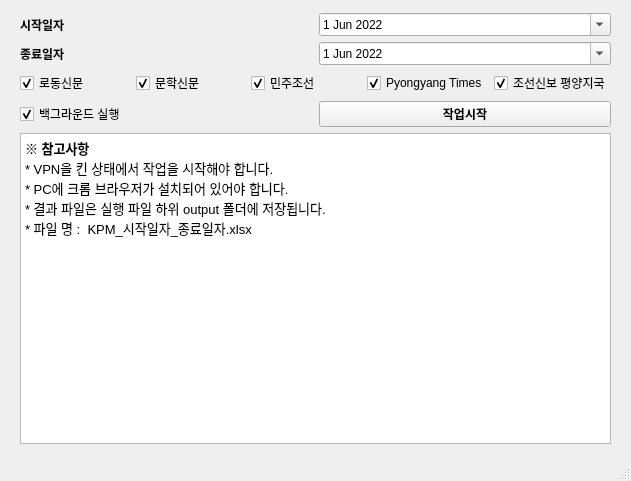
<?xml version="1.0" encoding="UTF-8"?>
<ui version="4.0">
 <class>mainWindow</class>
 <widget class="QMainWindow" name="mainWindow">
  <property name="geometry">
   <rect>
    <x>0</x>
    <y>0</y>
    <width>631</width>
    <height>481</height>
   </rect>
  </property>
  <property name="windowTitle">
   <string>KPM_crawler</string>
  </property>
  <widget class="QWidget" name="centralwidget">
   <widget class="QWidget" name="">
    <property name="geometry">
     <rect>
      <x>20</x>
      <y>13</y>
      <width>591</width>
      <height>431</height>
     </rect>
    </property>
    <layout class="QVBoxLayout" name="verticalLayout">
     <item>
      <layout class="QHBoxLayout" name="horizontalLayout">
       <item>
        <widget class="QLabel" name="label">
         <property name="font">
          <font>
           <weight>75</weight>
           <bold>true</bold>
          </font>
         </property>
         <property name="text">
          <string>시작일자</string>
         </property>
        </widget>
       </item>
       <item>
        <widget class="QDateEdit" name="input_start_ymd">
         <property name="dateTime">
          <datetime>
           <hour>0</hour>
           <minute>0</minute>
           <second>0</second>
           <year>2022</year>
           <month>6</month>
           <day>1</day>
          </datetime>
         </property>
         <property name="calendarPopup">
          <bool>true</bool>
         </property>
        </widget>
       </item>
      </layout>
     </item>
     <item>
      <layout class="QHBoxLayout" name="horizontalLayout_2">
       <item>
        <widget class="QLabel" name="label_2">
         <property name="font">
          <font>
           <weight>75</weight>
           <bold>true</bold>
          </font>
         </property>
         <property name="text">
          <string>종료일자</string>
         </property>
        </widget>
       </item>
       <item>
        <widget class="QDateEdit" name="input_end_ymd">
         <property name="dateTime">
          <datetime>
           <hour>0</hour>
           <minute>0</minute>
           <second>0</second>
           <year>2022</year>
           <month>6</month>
           <day>1</day>
          </datetime>
         </property>
         <property name="calendarPopup">
          <bool>true</bool>
         </property>
        </widget>
       </item>
      </layout>
     </item>
     <item>
      <layout class="QHBoxLayout" name="horizontalLayout_4">
       <item>
        <widget class="QCheckBox" name="check_RD">
         <property name="text">
          <string>로동신문</string>
         </property>
         <property name="checked">
          <bool>true</bool>
         </property>
        </widget>
       </item>
       <item>
        <widget class="QCheckBox" name="check_MH">
         <property name="text">
          <string>문학신문</string>
         </property>
         <property name="checked">
          <bool>true</bool>
         </property>
        </widget>
       </item>
       <item>
        <widget class="QCheckBox" name="check_MJ">
         <property name="text">
          <string>민주조선</string>
         </property>
         <property name="checked">
          <bool>true</bool>
         </property>
        </widget>
       </item>
       <item>
        <widget class="QCheckBox" name="check_PT">
         <property name="text">
          <string>Pyongyang Times</string>
         </property>
         <property name="checked">
          <bool>true</bool>
         </property>
        </widget>
       </item>
       <item>
        <widget class="QCheckBox" name="check_JS">
         <property name="text">
          <string>조선신보 평양지국</string>
         </property>
         <property name="checked">
          <bool>true</bool>
         </property>
        </widget>
       </item>
      </layout>
     </item>
     <item>
      <layout class="QHBoxLayout" name="horizontalLayout_3">
       <item>
        <widget class="QCheckBox" name="chk_background">
         <property name="enabled">
          <bool>true</bool>
         </property>
         <property name="text">
          <string>백그라운드 실행</string>
         </property>
         <property name="checked">
          <bool>true</bool>
         </property>
        </widget>
       </item>
       <item>
        <widget class="QPushButton" name="btn_start">
         <property name="font">
          <font>
           <weight>75</weight>
           <bold>true</bold>
          </font>
         </property>
         <property name="text">
          <string>작업시작</string>
         </property>
        </widget>
       </item>
      </layout>
     </item>
     <item>
      <widget class="QTextBrowser" name="log_browser">
       <property name="html">
        <string>&lt;!DOCTYPE HTML PUBLIC &quot;-//W3C//DTD HTML 4.0//EN&quot; &quot;http://www.w3.org/TR/REC-html40/strict.dtd&quot;&gt;
&lt;html&gt;&lt;head&gt;&lt;meta name=&quot;qrichtext&quot; content=&quot;1&quot; /&gt;&lt;style type=&quot;text/css&quot;&gt;
p, li { white-space: pre-wrap; }
&lt;/style&gt;&lt;/head&gt;&lt;body style=&quot; font-family:'.AppleSystemUIFont'; font-size:13pt; font-weight:400; font-style:normal;&quot;&gt;
&lt;p style=&quot; margin-top:0px; margin-bottom:0px; margin-left:0px; margin-right:0px; -qt-block-indent:0; text-indent:0px;&quot;&gt;&lt;span style=&quot; font-family:'Gulim'; font-size:10pt; font-weight:600;&quot;&gt;※ 참고사항&lt;/span&gt;&lt;/p&gt;
&lt;p style=&quot; margin-top:0px; margin-bottom:0px; margin-left:0px; margin-right:0px; -qt-block-indent:0; text-indent:0px;&quot;&gt;&lt;span style=&quot; font-family:'Gulim'; font-size:10pt;&quot;&gt;* VPN을 킨 상태에서 작업을 시작해야 합니다.&lt;/span&gt;&lt;/p&gt;
&lt;p style=&quot; margin-top:0px; margin-bottom:0px; margin-left:0px; margin-right:0px; -qt-block-indent:0; text-indent:0px;&quot;&gt;&lt;span style=&quot; font-family:'Gulim'; font-size:10pt;&quot;&gt;* PC에 크롬 브라우저가 설치되어 있어야 합니다.&lt;/span&gt;&lt;/p&gt;
&lt;p style=&quot; margin-top:0px; margin-bottom:0px; margin-left:0px; margin-right:0px; -qt-block-indent:0; text-indent:0px;&quot;&gt;&lt;span style=&quot; font-family:'Gulim'; font-size:10pt;&quot;&gt;* 결과 파일은 실행 파일 하위 output 폴더에 저장됩니다.&lt;/span&gt;&lt;/p&gt;
&lt;p style=&quot; margin-top:0px; margin-bottom:0px; margin-left:0px; margin-right:0px; -qt-block-indent:0; text-indent:0px;&quot;&gt;&lt;span style=&quot; font-family:'Gulim'; font-size:10pt;&quot;&gt;* 파일 명 :  KPM_시작일자_종료일자.xlsx&lt;/span&gt;&lt;/p&gt;&lt;/body&gt;&lt;/html&gt;</string>
       </property>
      </widget>
     </item>
    </layout>
   </widget>
  </widget>
  <widget class="QStatusBar" name="statusbar"/>
 </widget>
 <resources/>
 <connections/>
</ui>
